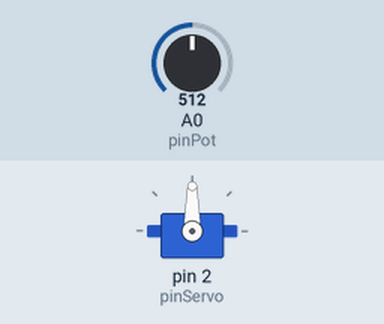
Bench run of a sketch on a simulated Arduino Uno, built with avr-gcc and run on an emulated ATmega328P. Shown: servo. The test bench sets the inputs (shaded band); at power-on: A0 (pinPot) = 512.

Above: at 1.2 s.
1.3 s: A0 (pinPot) set to 660
At 1.8 s:
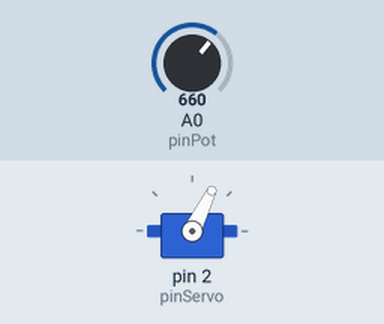
2.8 s: A0 (pinPot) set to 716
At 4.0 s:
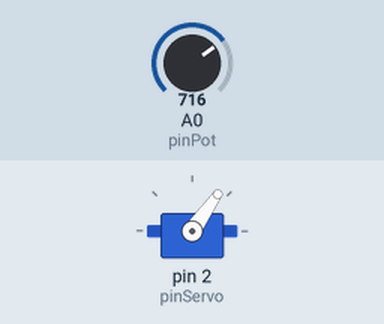
4.3 s: A0 (pinPot) set to 900
At 5.1 s:
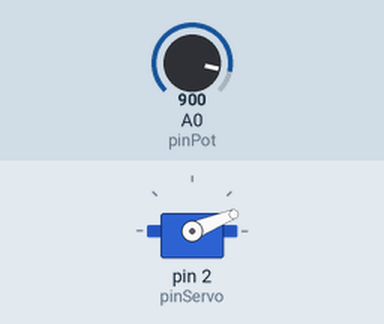
5.8 s: A0 (pinPot) set to 1023
At 6.1 s:
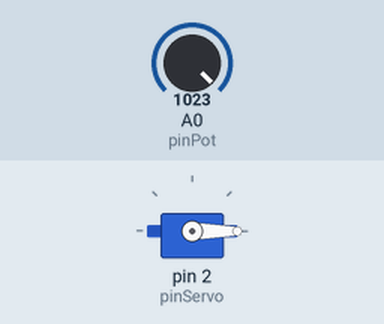
7.3 s: A0 (pinPot) set to 306
At 8.3 s:
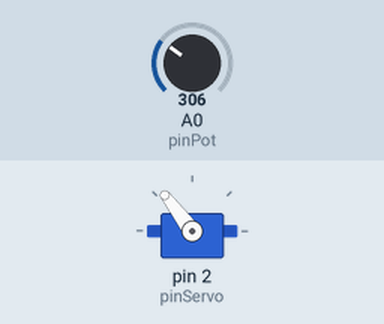
Timing chart, 0 to 9.8 s (numbered marks = the images above; inputs shaded):
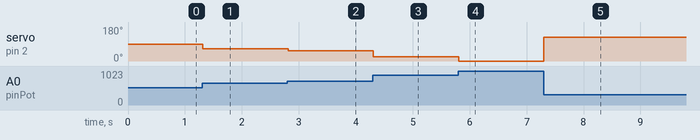

The sketch:

Giro_de_Servo.ino
```cpp
#include <Servo.h>

Servo miServo;

const int pinPot = 0;
const int pinServo = 2;
const int pulsoMin = 650;  //pulso para girar en 0°
const int pulsoMax = 2550;  // pulso para girar en 180°

int valor;
int angulo;

void setup() {
miServo.attach(pinServo, pulsoMin, pulsoMax);

}

void loop() {
  valor = analogRead(pinPot);   //verifica el valor del potenciometro
  angulo = map(valor, 0, 1023, 180, 0);  // convierte el valor del potenciometro en angulo de giro
  miServo.write(angulo);  //giramos el servo al angulo deseado
  delay(20); //permite al servo llegar al angulo

}
```

Measured:
- after the input at 1.3 s, servo on pin 2 (pinServo): 90° → 64° at once
- after the input at 2.8 s, servo on pin 2 (pinServo): 64° → 55° at once
- after the input at 4.3 s, servo on pin 2 (pinServo): 55° → 22° at once
- after the input at 5.8 s, servo on pin 2 (pinServo): 22° → 0° at once
- after the input at 7.3 s, servo on pin 2 (pinServo): 0° → 127° at once
